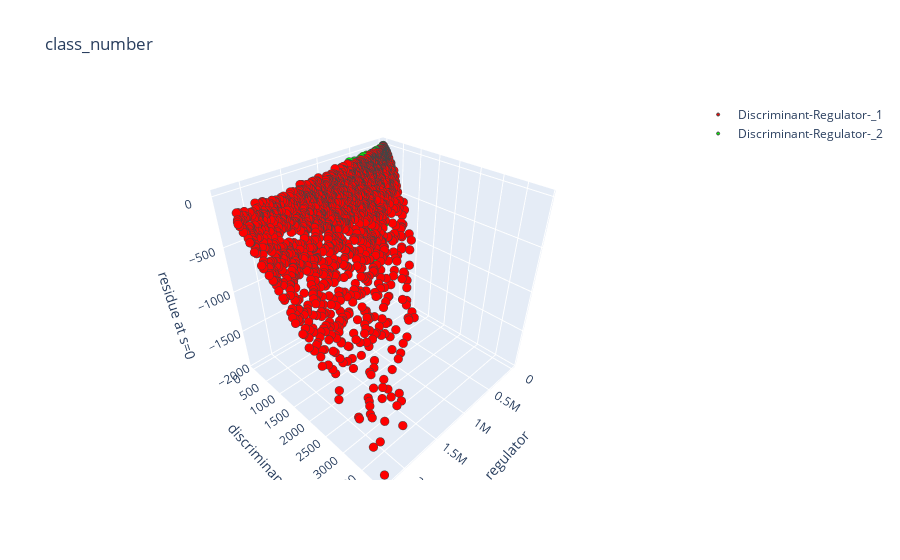

This figure's notebook cell:
### Markdown cell above
## Visualization

### Code cell
df_plot = df_all.sample(4000)

dr1 = go.Scatter3d(
    x=df_plot[df_plot['class_number'] == NEW_CLASS_NAME_ONE]['discriminant'],
    y=df_plot[df_plot['class_number'] == NEW_CLASS_NAME_ONE]['regulator'],
    z=df_plot[df_plot['class_number'] == NEW_CLASS_NAME_ONE]['residue at s=0'],
    mode='markers',
    marker = dict(size=3,
                  color='rgb(255,0,0)',
                  line=dict(width=1)),
    name ='Discriminant-Regulator-_1'
)
dr2 = go.Scatter3d(
    x=df_plot[df_plot['class_number'] == NEW_CLASS_NAME_TWO]['discriminant'],
    y=df_plot[df_plot['class_number'] == NEW_CLASS_NAME_TWO]['regulator'],
    z=df_plot[df_plot['class_number'] == NEW_CLASS_NAME_TWO]['residue at s=0'],
    mode='markers',
    marker = dict(size=3,
                  color='rgb(0,255,0)',
                  line=dict(width=1)),
    name ='Discriminant-Regulator-_2'
)

data = [dr1, dr2]
layout = go.Layout(
    title='class_number',
    scene = dict(
        xaxis = dict(title='regulator'),
        yaxis = dict(title='discriminant'),
        zaxis = dict(title='residue at s=0'),)
)
fig = go.Figure(data=data, layout=layout)
py.iplot(fig, filename='class_number')

### Figure 1 — Plotly figure (JSON) as saved in the notebook; plotly's stock layout.template omitted (floating-point values rounded to 4 significant figures; data arrays with more than 128 entries replaced by an {"elided": "..."} marker saying what was removed)
{"data": [{"marker": {"color": "rgb(255,0,0)", "line": {"width": 1}, "size": 3}, "mode": "markers", "name": "Discriminant-Regulator-_1", "type": "scatter3d", "x": {"elided": "2032 int values"}, "y": {"elided": "2032 float values"}, "z": {"elided": "2032 float values"}}, {"marker": {"color": "rgb(0,255,0)", "line": {"width": 1}, "size": 3}, "mode": "markers", "name": "Discriminant-Regulator-_2", "type": "scatter3d", "x": {"elided": "1968 int values"}, "y": {"elided": "1968 float values"}, "z": {"elided": "1968 float values"}}], "layout": {"scene": {"xaxis": {"title": {"text": "regulator"}}, "yaxis": {"title": {"text": "discriminant"}}, "zaxis": {"title": {"text": "residue at s=0"}}}, "title": {"text": "class_number"}}}
